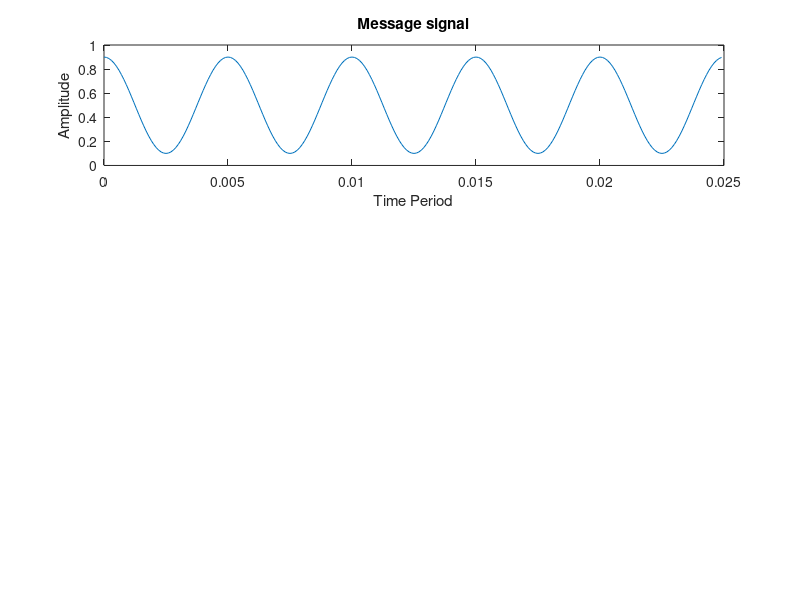

Source code (MATLAB): (Note: this script raises an error after producing the figure.)
%EXPT 6 : Pulse Width Modulation

fc=1000; %carrier frequency
fs=10000; %sampling frequency
f1=200;
t=0:1/fs:((5/f1)-(1/fs)); %Time range used in plotting signals

%Message Signal
Sm =0.4*cos(2*pi*f1*t)+0.5;
subplot(3,1,1);
plot(t,Sm);
title('Message signal');
xlabel('Time Period');
ylabel('Amplitude');

%modulation
PWM = modulate(Sm,fc,fs,'pwm');
subplot(3,1,2);
plot(PWM);
axis([0 300 -0.2 1.2]);
title('Pulse Width Modulation');
xlabel('Time Period');
ylabel('Amplitude');

%demodulation
DPWM = demod(PWM,fc,fs,'pwm');
subplot(3,1,3);
plot(t,DPWM);
title('Demodulated Signal');
xlabel('Time Period');
ylabel('Amplitude');